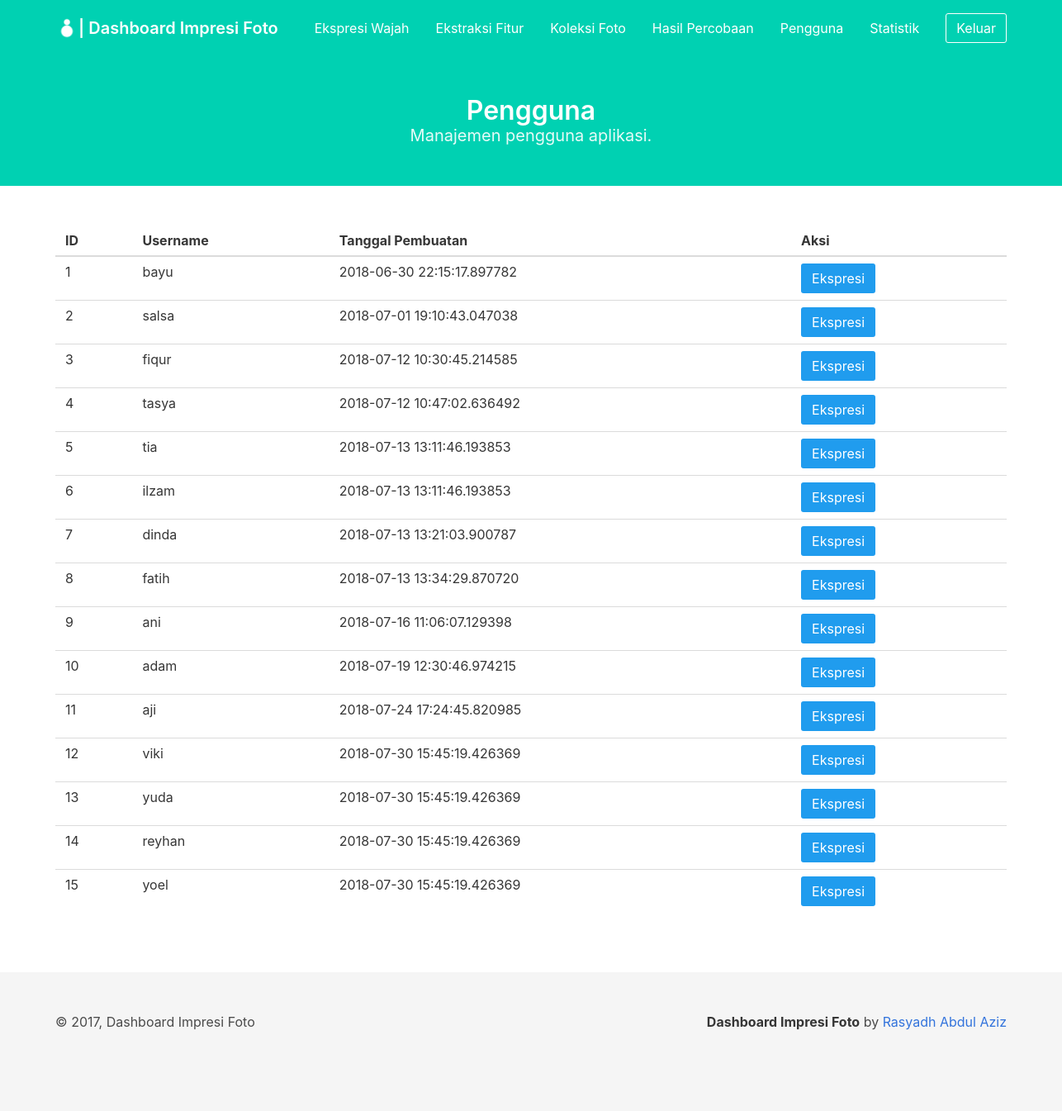
The app's page /dashboard/user/ (signed in), older data.
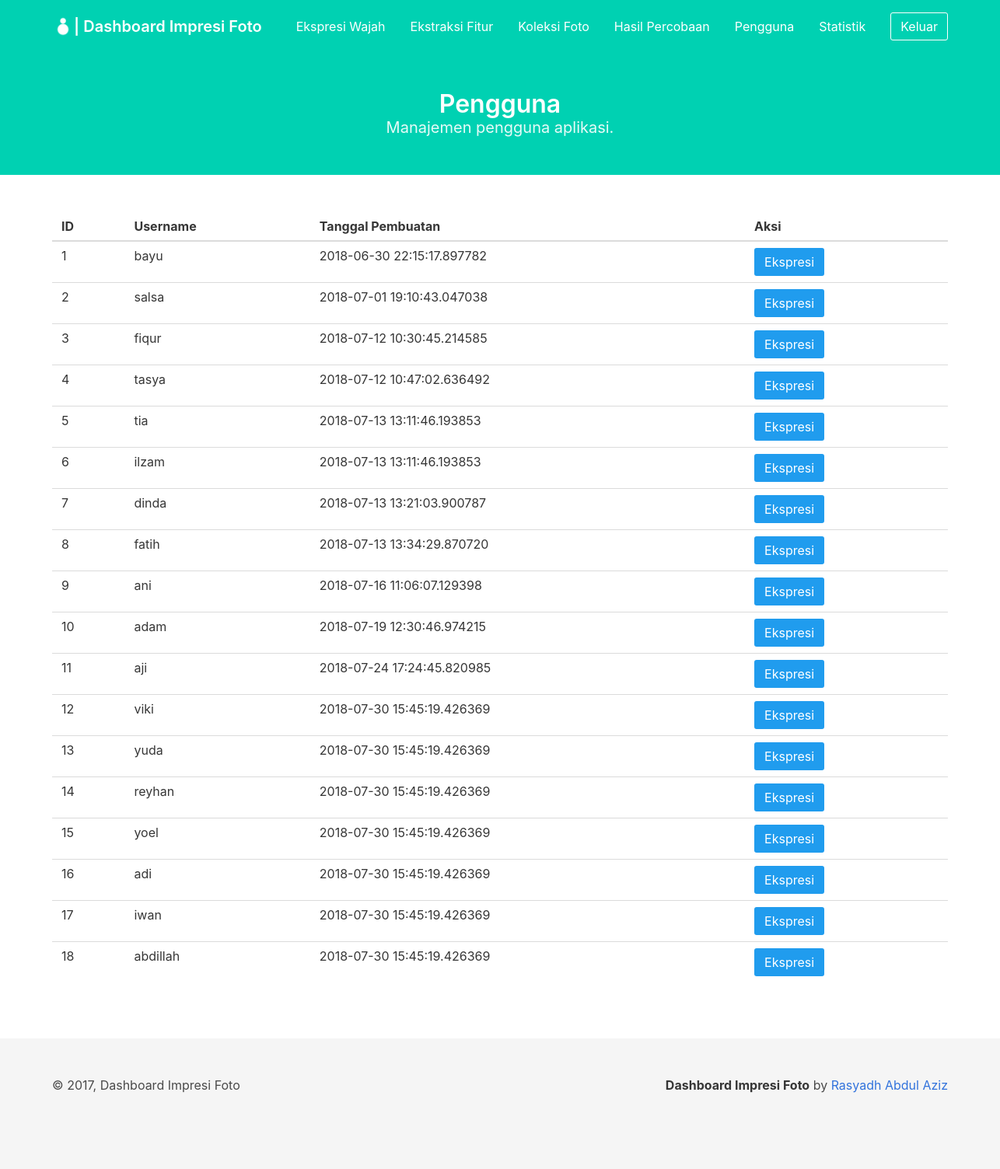
The same page, newer data.
### project/models/user.py (models this page shows, shortened)
class User(db.Model):
    __tablename__ = 'user'
    id_user = db.Column(db.Integer, primary_key=True)
    username = db.Column(db.String, unique=True, nullable=False)
    password = db.Column(db.String, nullable=False)
    created_at = db.Column(db.DateTime, default=datetime.datetime.now())

### project/views/dashboard/user.py (the view)
@user.route('/dashboard/user/')
def index():
    if session.get('loggedin_admin'):
        try:
            users = User.query.all()
            return render_template('dashboard/user.html',
                title='Pengguna', users=users)
        except Exception as e:
            print('error to get detection result')
            print(e)
    return redirect(url_for('auth.login_admin'))

### project/templates/dashboard/user.html (shortened to what this page needs)
{% extends '/dashboard/base_dashboard.html' %} {% block content %}
<section class="hero is-primary">
    <div class="hero-body">
        <div class="container has-text-centered">
            <h1 class="title">
                Pengguna
            </h1>
            <h2 class="subtitle">
                Manajemen pengguna aplikasi.
            </h2>
        </div>
    </div>
</section>
<section class="section">
    <div class="container" id="result_table">
        <table class="table is-hoverable is-fullwidth">
            <thead>
                <tr>
                    <th>ID</th>
                    <th>Username</th>
                    <th>Tanggal Pembuatan</th>
                    <th>Aksi</th>
                </tr>
            </thead>
            <tbody>
                {% if users %} {% for user in users %}
                <tr>
                    <td>{{ users.index(user) + 1 }}</td>
                    <td>{{ user.username }}</td>
                    <td>{{ user.created_at }}</td>
                    <td>
                        <button class="button is-info" onclick="expression('{{ user.id_user }}', '{{ user.username }}')">Ekspresi</button>
                    </td>
                </tr>
                {% endfor %} {% else %}
                <tr>
                    <td colspan="4" class="has-text-centered">Belum ada hasil percobaan</td>
                </tr>
                {% endif %}
            </tbody>
        </table>
    </div>
</section>
{% endblock %}

### project/templates/dashboard/base_dashboard.html (shortened to what this page needs)
<html>
<head>
    <link rel="stylesheet" type="text/css" href="{{ url_for('static', filename='css/bulma.css') }}" />
    <link rel="stylesheet" type="text/css" href="{{url_for('static', filename='css/app.css') }}" />
</head>
<body>
    <nav class="navbar is-primary is-transparent navbar-is-medium">
        <div class="container">
            <div class="navbar-brand">
                <a class="navbar-item" href="/dashboard/">
                    <img class="image" src="{{ url_for('static', filename='image/ImpresiFotoWhite.png') }}" alt="Logo">
                    <h1 class="title is-5 has-text-white">
                        | Dashboard Impresi Foto
                    </h1>
                </a>
            </div>
            <div class="navbar-menu" id="menu">
                <div class="navbar-end">
                    <a class="navbar-item" href="/dashboard/expression/">
                        Ekspresi Wajah
                    </a>
                    <a class="navbar-item" href="/dashboard/feature_extraction/">
                        Ekstraksi Fitur
                    </a>
                    <a class="navbar-item" href="/dashboard/photos_collection/">
                        Koleksi Foto
                    </a>
                    <a class="navbar-item" href="/dashboard/detection_results/">
                        Hasil Percobaan
                    </a>
                    <a class="navbar-item" href="/dashboard/user/">
                        Pengguna
                    </a>
                    <a class="navbar-item" href="/dashboard/statistic/">
                        Statistik
                    </a>
                    <div class="navbar-item">
                        <a class="button is-primary is-inverted is-outlined" href="/admin/logout/">
                            Keluar
                        </a>
                    </div>
                </div>
            </div>
        </div>
    </nav>
    {% block content %} {% endblock %}
    <footer class="footer">
        <div class="container">
            <div class="level">
                <div class="level-left">
                    <div class="level-item">
                        &copy; 2017, Dashboard Impresi Foto
                    </div>
                </div>
                <div class="level-right">
                    <div class="level-item">
                        <p>
                            <strong>Dashboard Impresi Foto</strong> by
                            <a href="github.com/rasyadh">Rasyadh Abdul Aziz</a>
                        </p>
                    </div>
                </div>
            </div>
        </div>
    </footer>
</body>
</html>

### project/static/css/app.css (style rules this page uses)
.navbar-is-medium { min-height: 4.25rem; }

Row changes from the older to the newer data that the page shows:
added User: users "16", username "adi", created_at "2018-07-30 15:45:19.426369"
added User: users "17", username "iwan", created_at "2018-07-30 15:45:19.426369"
added User: users "18", username "abdillah", created_at "2018-07-30 15:45:19.426369"
